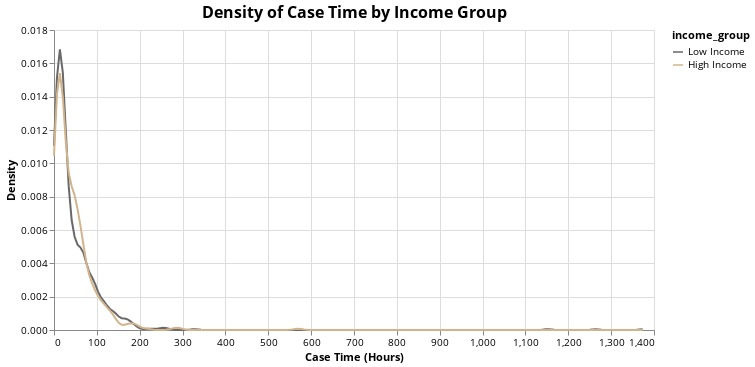

Notebook source saved alongside this figure:
### Code cell
# Density plot
density_plot = alt.Chart(combined_df).transform_density(
    'case_time_hours',
    as_=['case_time_hours', 'density'],
    groupby=['income_group']
).mark_line().encode(
    x=alt.X('case_time_hours:Q', title='Case Time (Hours)'),
    y=alt.Y('density:Q', title='Density'),
    color=alt.Color('income_group:N', scale=color_scale),
    tooltip=['income_group:N', 'case_time_hours:Q', 'density:Q']
).properties(
    title='Density of Case Time by Income Group',
    width=600
).configure_title(
    font=open_sans_font,
    fontSize=16
).configure_axis(
    labelFont=open_sans_font,
    titleFont=open_sans_font
).configure_legend(
    labelFont=open_sans_font,
    titleFont=open_sans_font
)

density_plot

### Figure 1 — Vega-Lite specification as saved in the notebook (floating-point values rounded to 4 significant figures; data arrays with more than 128 entries replaced by an {"elided": "..."} marker saying what was removed)
{"config": {"view": {"continuousWidth": 300, "continuousHeight": 300}, "axis": {"labelFont": "Open Sans", "titleFont": "Open Sans"}, "legend": {"labelFont": "Open Sans", "titleFont": "Open Sans"}, "title": {"font": "Open Sans", "fontSize": 16}}, "data": {"name": "data-e68794228afbf130e61cbe2ae9f8553d"}, "mark": {"type": "line"}, "encoding": {"color": {"field": "income_group", "scale": {"domain": ["Low Income", "High Income"], "range": ["#696969", "#D2B48C"]}, "type": "nominal"}, "tooltip": [{"field": "income_group", "type": "nominal"}, {"field": "case_time_hours", "type": "quantitative"}, {"field": "density", "type": "quantitative"}], "x": {"field": "case_time_hours", "title": "Case Time (Hours)", "type": "quantitative"}, "y": {"field": "density", "title": "Density", "type": "quantitative"}}, "title": "Density of Case Time by Income Group", "transform": [{"density": "case_time_hours", "groupby": ["income_group"], "as": ["case_time_hours", "density"]}], "width": 600, "$schema": "https://vega.github.io/schema/vega-lite/v5.20.1.json", "datasets": {"data-e68794228afbf130e61cbe2ae9f8553d": {"elided": "1361 records"}}}
